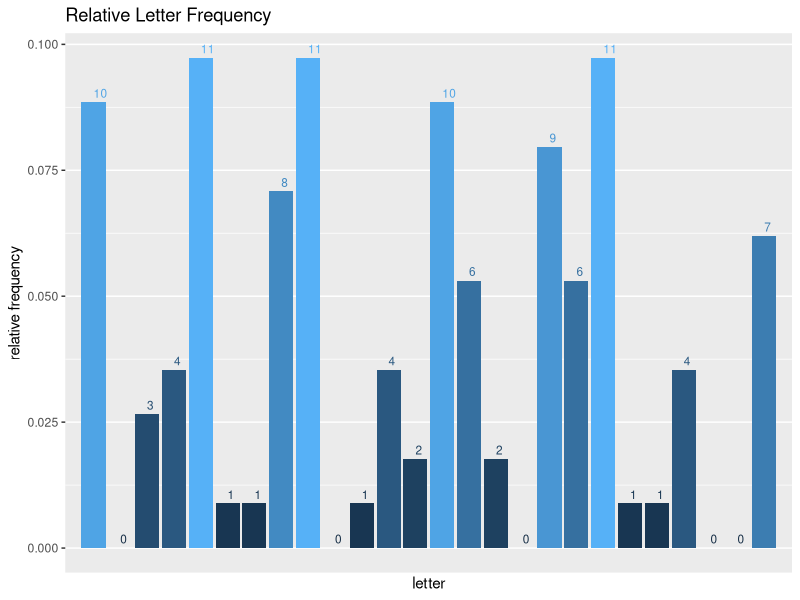

Here is the R script that generated this plot:
## ---- chunk 1
require(ggplot2)

sanitize <- function(str){
    #input: raw text string
    #output: relative frequencies
    
    str <- substr(str,1,30000)
    
    newstr <- gsub("[^[:alpha:]]", "", str)
    newstr <- tolower(newstr)
    chars <- strsplit(newstr, NULL)[[1]]
    freqs <- summary(factor(chars))
    rfreqs <- freqs / sum(freqs)
    
    return(freqs)
}

fill_freqs <- function(freqs) {
    #input: frequencies (not necessarily for all 26 letters)
    #output: frequencies for all 26 letters
    
    #make 0-count vector
    alphabet <- rep(1,26)
    names(alphabet) <- letters
    
    alphabet_filled <- sapply(1:26, function(x) {freqs[names(alphabet)[x]]})
    
    alphabet_filled[is.na(alphabet_filled)] <- 0
    
    names(alphabet_filled) <- letters
    alphabet_filled <- as.data.frame(alphabet_filled)
    names(alphabet_filled) <- "rfreqs"
    
    return(alphabet_filled)
}


fplot <- function(str){
    #input: raw text, array with reference frequencies
    #output: plot
    freqs <- sanitize(str)
    rfreqs <- freqs/sum(freqs)
    
    alphabet_filled_freqs <- fill_freqs(freqs)
    alphabet_filled_rfreqs <- fill_freqs(rfreqs)
    
    alphabet_filled_new <- merge(alphabet_filled_freqs,alphabet_filled_rfreqs,by=0,all=TRUE)
    rownames(alphabet_filled_new) <- rownames(alphabet_filled_freqs)
    colnames(alphabet_filled_new) <- c("Row.names", "freqs", "rfreqs")

    p <- ggplot(data=alphabet_filled_new, aes(x=seq(1:26),y=rfreqs)) + geom_bar(stat="identity",aes(fill=rfreqs)) + 
        scale_x_discrete(breaks = c(1:26), labels=letters) +
        theme(legend.position="none") +
        geom_text(aes(label=freqs,color=freqs),size=3,hjust=0,vjust=-0.5) + 
        labs(title="Relative Letter Frequency", x = "letter", y="relative frequency")
    
    print(p)
}


## ---- chunk 2
str <- "I am a string with numeric (123) and other non-alpha (%$^#&!) characters. 
        I live in this presentation and wonder what the rest of the world is like."
sanitize(str) #clean the string and get absolute frequency counts
## ---- chunk 3
str <- "I am a string with numeric (123) and other non-alpha (%$^#&!)characters. 
        I live in this presentation and wonder what the rest of the world is like. ZzZZzzZ."
sanitize(str)
## ---- chunk 4
str <- "I am a string with numeric (123) and other non-alpha (%$^#&!)characters. 
        I live in this presentation and wonder what the rest of the world is like. ZzZZzzZ."
fplot(str)
